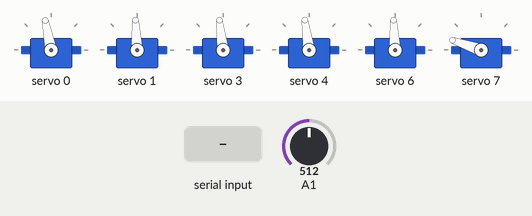
This sketch was run on a simulated Arduino Uno, built with avr-gcc and run on an emulated ATmega328P. Shown: 6 × servo. Inputs (shaded band) come from the test bench; at power-on: A1 = 512.

Above: at 1.2 s.
1.3 s: "90,45,200\n" received over Serial
At 1.8 s:
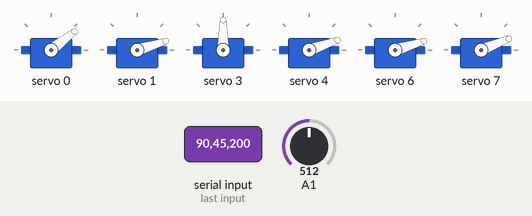
2.8 s: "200\n" received over Serial
At 3.1 s:
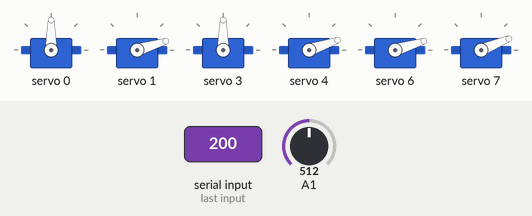
4.3 s: "1,90\n" received over Serial
At 5.5 s:
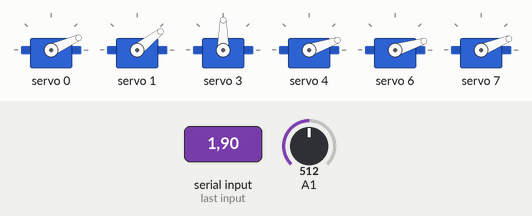
5.8 s: "30,150,10\n" received over Serial
At 6.3 s:
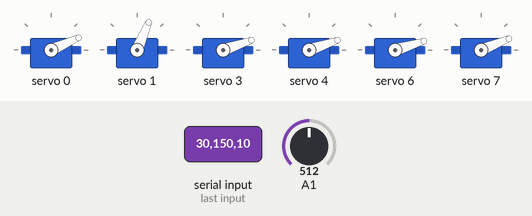
7.3 s: "90,45\n" received over Serial
At 7.7 s:
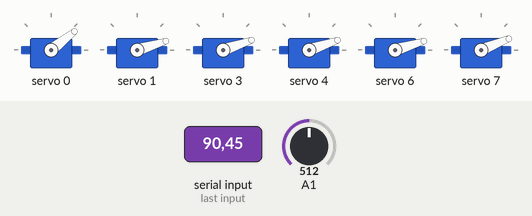
8.8 s: "1,90,45\n" received over Serial
At 9.1 s:
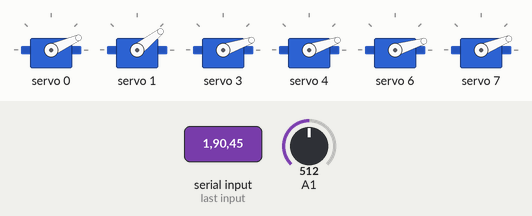
Timing chart, 0 to 11.3 s (numbered marks = the images above; inputs shaded):
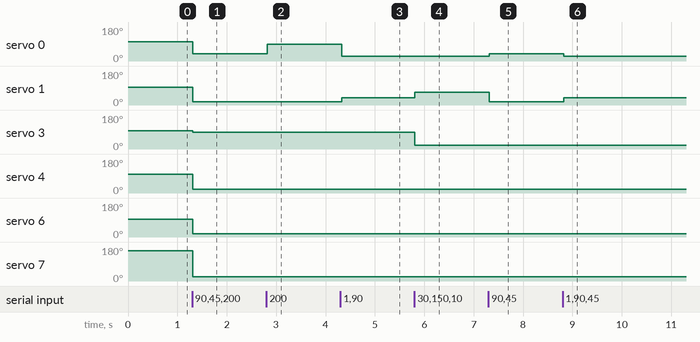

The sketch:

ReceivingSide.ino
```cpp
#include <Servo.h>
#include "HCPCA9685.h"
#define  I2CAdd 0x40
HCPCA9685 HCPCA9685(I2CAdd);

// global variables corresponding to each motor
int Base;
int Shoulder;
int Elbow1;
int Elbow2;
int Wrist;
int ClampAnalog;

int LastShoulder = 206;
int LastElbow1 = 215;
int LastWrist = 205;

//toggle global variable to see if there is feedback
bool DelicateFeedback;

//global variables set to corresponding analog maximum values
int MaxFlex = 510;
int MaxPulse = 350;
int ClampPulse;
bool reset = true;


void setup()
{
  Serial.begin(115200);
  //Serial.println("117,200,118,186,145,125,0");

  HCPCA9685.Init(SERVO_MODE);
  HCPCA9685.Sleep(false);
  HCPCA9685.Servo(0, 222);
  HCPCA9685.Servo(1, 206);
  HCPCA9685.Servo(3, 215);
  HCPCA9685.Servo(4, 217);
  HCPCA9685.Servo(6, 205);
  HCPCA9685.Servo(7, 350);
}

void loop()
{
 if (Serial.available() > 0)
  {
    String data = Serial.readStringUntil('\n');
    char *str = new char[data.length() + 1];
    strcpy(str, data.c_str()); // need the String for other things after converting it to an array of ints, so have to make a copy first
    const size_t bufferSize = 7;
    int arr[bufferSize];
    char *p = strtok(str, "[,]");
    size_t index = 0;

    //parse the string that is sent to the serial port into an array
    while (p != nullptr && index < bufferSize)
    {
      arr[index++] = atoi(p); // index each of the parts to convert it to an int
      p = strtok(NULL, ","); //split the char array into the different parts
    }

    //Parse incoming data and assign to global variables
    Base = arr[0];
    Shoulder = arr[1];
    Elbow1 = arr[2];
    Elbow2 = arr[3];
    Wrist = arr[4];
    ClampAnalog = arr[5];
    DelicateFeedback = arr[6];

    Base = constrain(Base, 60, 383);
    Shoulder = constrain(Shoulder, 40, 375);
    Elbow1 = constrain(Elbow1, 50, 395);
    Elbow2 = constrain(Elbow2, 50, 383);
    Wrist = constrain(Wrist, 45, 375);


    if (Shoulder > LastShoulder + 100 || Elbow1 > LastElbow1 + 100 || Wrist > LastWrist + 100)
    {
      HCPCA9685.Servo(1, LastShoulder);
      HCPCA9685.Servo(3, LastElbow1);
      HCPCA9685.Servo(6, LastWrist);
    }
    else
    {
      LastShoulder = Shoulder;
      LastElbow1 = Elbow1;
      LastWrist = Wrist;
      HCPCA9685.Servo(1, LastShoulder);
      HCPCA9685.Servo(3, LastElbow1);
      HCPCA9685.Servo(6, LastWrist);
    }

    HCPCA9685.Servo(0, Base);
    HCPCA9685.Servo(4, Elbow2);


    delete[] str; //free the memory afterwards


    //Serial.println(Base);
    //Serial.println(Shoulder);
    //Serial.println(Elbow1);
    //Serial.println(Elbow2);
    //Serial.println(Wrist);
    //Serial.println(ClampAnalog);
    //Serial.println(DelicateFeedback);

    //Write parsed pwm values to driver


    if (DelicateFeedback == false)
    {
      ClampAnalog = constrain(ClampAnalog, 320, 510);
      ClampPulse = map(ClampAnalog, 320, 510, 56, 350);
      HCPCA9685.Servo(7, ClampPulse);
    }
    else
    {
      int angle = feedback(ClampAnalog);   //calls feedback loop and sends ClampAnalog as an argument
      angle = constrain(angle,56,350); //safety 180 degrees servo motor constraint
      if (ClampAnalog <= MaxFlex)     //deciding logic that writes to the servo motor
      {
        HCPCA9685.Servo(7, angle);
      }
      else
      {
        HCPCA9685.Servo(7, MaxPulse);
      }
    }
  }
  delay(20);  //Figure out delay later, for now I think 20 sec is fine
}

int feedback(int ClampAnalog)          //feedback loop with argument ClampAnalog
{
  int force = analogRead(A1);       //reads current analog FSR force value and prints it
  int angle = map(ClampAnalog,320,MaxFlex,56,MaxPulse);   //analog to digital mapping for variable angle
  if (force >= 200)         //compares force with analog value of desired force
  {
    if (reset == true)
    {
      MaxFlex = ClampAnalog;
      MaxPulse = angle;
      reset = false;          //restricts MaxFlex and MaxPulse from updating if force is maintained or higher
    }
    else
    {
      return angle;
    }
  }
  else              //less than desired force state
  {
    MaxFlex = 510;
    MaxPulse = 350;
    reset = true;
  }
  return angle;
}
```

Measured:
- after the input at 1.3 s, servo 0: 101° → 38° at once; servo 1, servo 6: 93° → 17° at once; servo 3: 97° → 90° at once; servo 4: 98° → 19° at once; servo 7: 161° → 22° at once
- after the input at 2.8 s, servo 0: 38° → 90° at once
- after the input at 4.3 s, servo 0: 90° → 24° at once; servo 1: 17° → 38° at once
- after the input at 5.8 s, servo 1: 38° → 67° at once; servo 3: 90° → 19° at once
- after the input at 7.3 s, servo 0: 24° → 38° at once; servo 1: 67° → 17° at once
- after the input at 8.8 s, servo 0: 38° → 24° at once; servo 1: 17° → 38° at once
